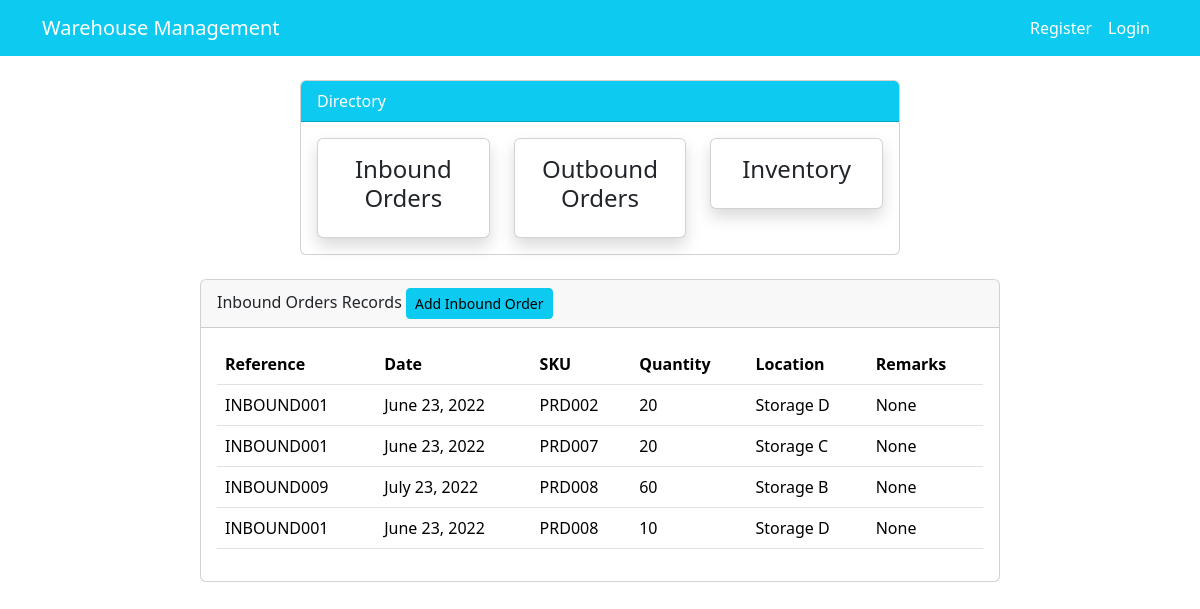
/main/in, run on the app's committed database.
### main_page/models.py (models this page shows, shortened)
class inbound_order(models.Model):
    reference = models.CharField(max_length=50,null=True)
    quantity = models.PositiveSmallIntegerField(null=True)
    date = models.DateField(null=True)
    sku = models.CharField(max_length=50,null=True)
    location = models.CharField(max_length=50,null=True)
    remarks = models.CharField(max_length=100,null=True,blank=True)
    class Meta:
        verbose_name_plural = "Inbound Orders"

### main_page/views.py (the view)
# urls.py: path("main/in", views.staff_inbound, name = "staff_inbound"),
def staff_inbound(request):
    inbound = inbound_order.objects.all()
    context ={
        "inbound": inbound,
    }
    return render(request,"main_page_templates/staff_inbound.html",context)

### templates/main_page_templates/staff_inbound.html (shortened to what this page needs)
{% extends "partials/base.html" %}
{% block content%}
{% include "main_page_templates/staff_index.html" %}
<br>
    <div class="col-md-8 mx-auto">
        <div class="card">
            <div class="card-header">
                Inbound Orders Records
                <a class="btn btn-info btn-sm" href="{% url "main_page-inbound" %}">Add Inbound Order</a>
            </div>
            <div class="card-body">
                <table class="table bg-white">
                    <thead class="bg-info text-white">
                        <tr>
                            <th scope="col">Reference</th>
                            <th scope="col">Date</th>
                            <th scope="col">SKU</th>
                            <th scope="col">Quantity</th>
                            <th scope="col">Location</th>
                            <th scope="col">Remarks</th>
                        </tr>
                    </thead>
                    <tbody>
                        {% for inbounds in inbound %}
                        <tr>
                            <td>{{ inbounds.reference }}</td>
                            <td>{{ inbounds.date }}</td>
                            <td>{{ inbounds.sku }}</td>
                            <td>{{ inbounds.quantity }}</td>
                            <td>{{ inbounds.location }}</td>
                            <td>{{ inbounds.remarks }}</td>
                        </tr>
                        {% endfor %}
                    </tbody>
                </table>
            </div>
        </div>
    </div>
{%endblock %}

### static/style.css (style rules this page uses)
body { background: rgb(230, 227, 227); }

### data on the page
inbound_order: reference "INBOUND001", date "June 23, 2022", sku "PRD002", quantity "20", location "Storage D", remarks "None"
inbound_order: reference "INBOUND001", date "June 23, 2022", sku "PRD007", quantity "20", location "Storage C", remarks "None"
inbound_order: reference "INBOUND009", date "July 23, 2022", sku "PRD008", quantity "60", location "Storage B", remarks "None"
inbound_order: reference "INBOUND001", date "June 23, 2022", sku "PRD008", quantity "10", location "Storage D", remarks "None"
